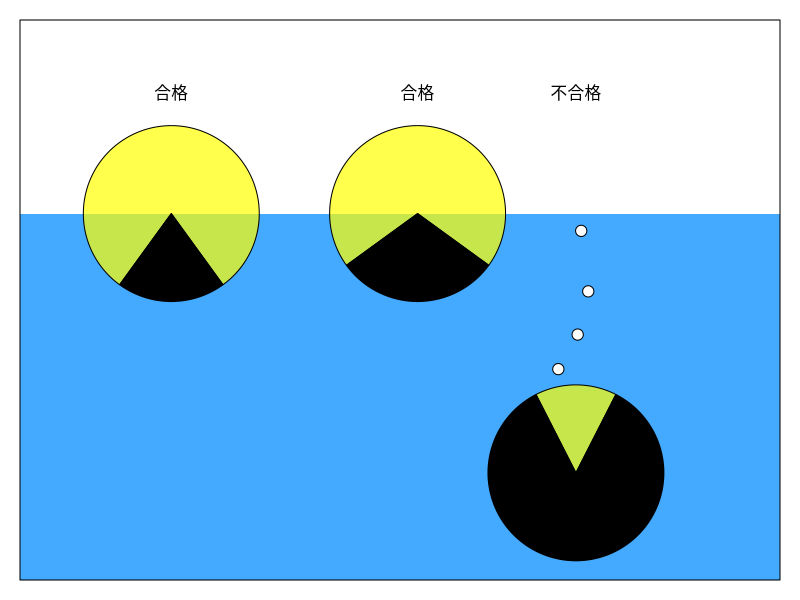

Here is the R script that generated this plot:
library(plotrix)
par(mar = rep(1, 4))
plot(1:5, ylim = c(1, 4), type = "n", ann = FALSE, axes = FALSE)
polygon(c(0, 0, 5.5, 5.5), c(0, 3, 3, 0),
  border = NA,
  col = "#44aaff"
)
pie.col = rgb(1:0, 1:0, c(0, 0), c(0.7, 1))
floating.pie(1.7, 3, c(0.8, 0.2),
  radius = 0.5, col = pie.col,
  startpos = -0.3 * pi
)
floating.pie(3.1, 3, c(0.7, 0.3),
  radius = 0.5, col = pie.col,
  startpos = -0.2 * pi
)
floating.pie(4, 1.5, c(0.15, 0.85),
  radius = 0.5,
  col = pie.col, startpos = 0.35 * pi
)
points(c(3.9, 4.01, 4.07, 4.03), c(2.1, 2.3, 2.55,2.9),
       pch = 21, cex = 1.5, bg = "white")
text(c(1.7, 3.1, 4), c(3.7, 3.7, 3.7), c(
  "\u5408\u683C", "\u5408\u683C",
  "\u4E0D\u5408\u683C"
))
box()
